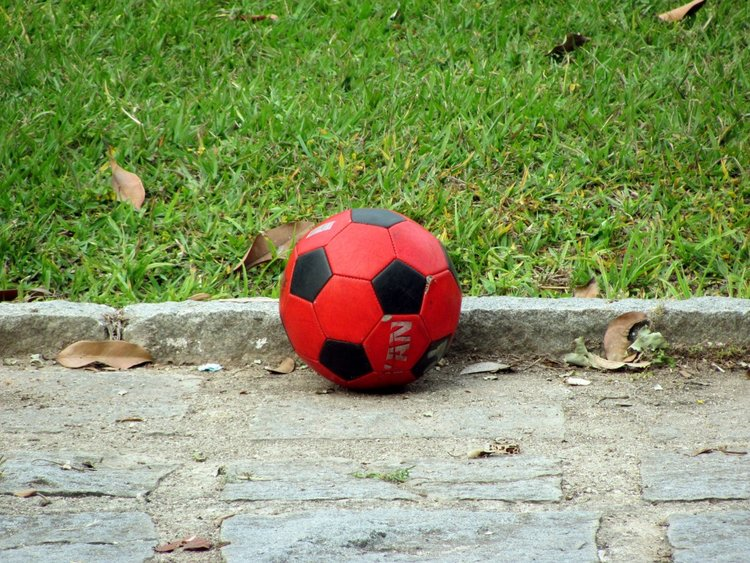
#> input picture Images/ballon.jpeg, 750 x 563 px
$ jupyter execute --allow-errors traitement-image.ipynb
#> lines starting #> are read from the running program, lines starting #| are printed output that depends on the picture; after the words box and inside, x2 and y2 are one past the last pixel; in counts of white or black regions, pixels touching at a corner belong together
[cell 1]
import cv2
import matplotlib.pyplot as plt
import numpy as np
from scipy import ndimage

[cell 2]
ball = cv2.CascadeClassifier("ball_cascade.xml")
img = cv2.imread("ballon.jpeg")
#> img is the input picture: shape (563, 750, 3); mean B, G, R 101.3, 148.6, 135.1
img_gray = cv2.cvtColor(img, cv2.COLOR_BGR2GRAY)
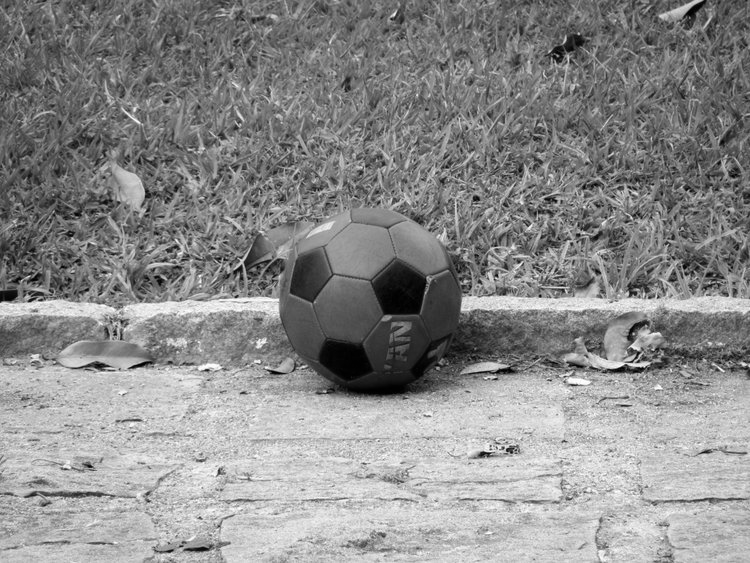
#> img_gray: shape (563, 750); min 0, max 255, mean 139.1
img_rgb = cv2.cvtColor(img, cv2.COLOR_BGR2RGB)

found = ball.detectMultiScale(img_gray, minSize =(20, 20))
#> found = [[255, 171, 219, 219]]

for (x, y, w, h) in found:
    cv2.rectangle(img_rgb, (x, y), (x+h, y+w), (0, 255, 0), 5)
#> this loop made 1 pass
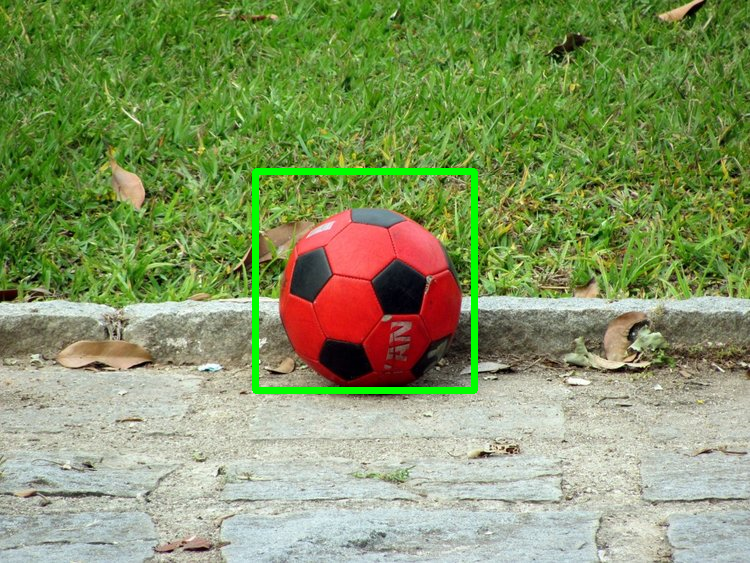
#> img_rgb: shape (563, 750, 3); mean R, G, B 133.5, 150.5, 100.3

plt.imshow(img_rgb)

[cell 3]
# j'ai essayé de détecter la fleur en
# appliquant un filtre de flou gaussien
# pour trouver le plus gros objet mais
# je n'ai pas sur le faire marcher

im = cv2.imread("flower.jpg")
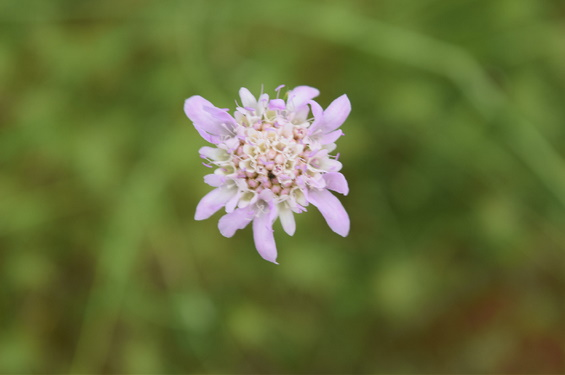
#> input picture Images/flower.jpg, 565 x 375 px
#> im is the input picture: shape (375, 565, 3); mean B, G, R 56, 111.5, 101
im = ndimage.gaussian_filter(im, 20)
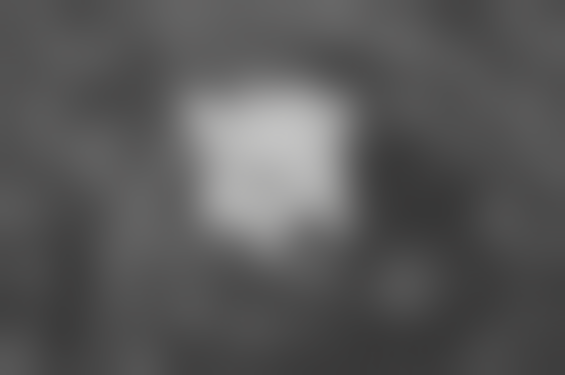
#> im: shape (375, 565, 3); mean B, G, R 87.8, 87.8, 88.2

mask = im > im.mean()
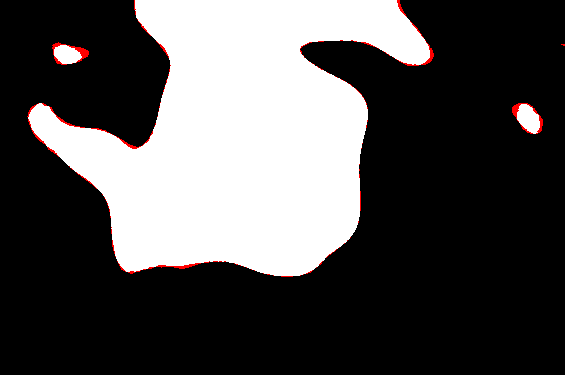
#> mask: shape (375, 565, 3) bool; mean B, G, R 0.308, 0.308, 0.314

label_im, nb_labels = ndimage.label(mask)
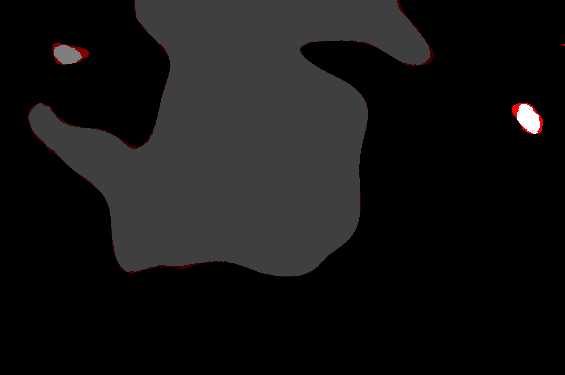
#> label_im: shape (375, 565, 3) int32; mean B, G, R 0.317, 0.317, 0.326; drawn with min black and max white
#> nb_labels = 4

sizes = ndimage.sum(mask, label_im, range(nb_labels + 1))
#> sizes = [0, 194175, 1362, 6, 1606]
mask_size = sizes < 1000
#> mask_size = [True, False, False, True, False]
remove_pixel = mask_size[label_im]
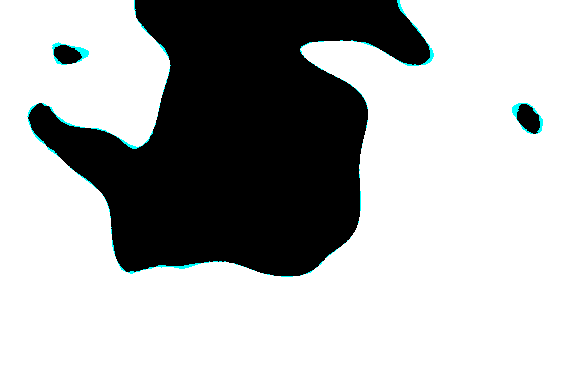
#> remove_pixel: shape (375, 565, 3) bool; mean B, G, R 0.692, 0.692, 0.686
label_im[remove_pixel] = 0
#> label_im: shape (375, 565, 3) int32; under 0.01% of pixels changed, all inside (x1, y1, x2, y2) = (561, 44, 565, 46)
labels = np.unique(label_im)
#> labels = [0, 1, 2, 4]
label_im = np.searchsorted(labels, label_im)
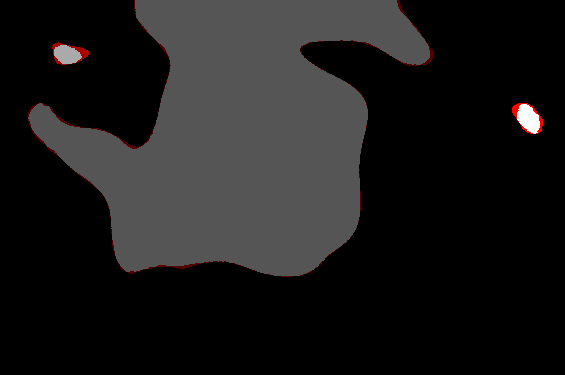
#> label_im: shape (375, 565, 3) int64; mean B, G, R 0.314, 0.314, 0.323; drawn with min black and max white

#> (the rest of this cell did not finish here and is left out)
